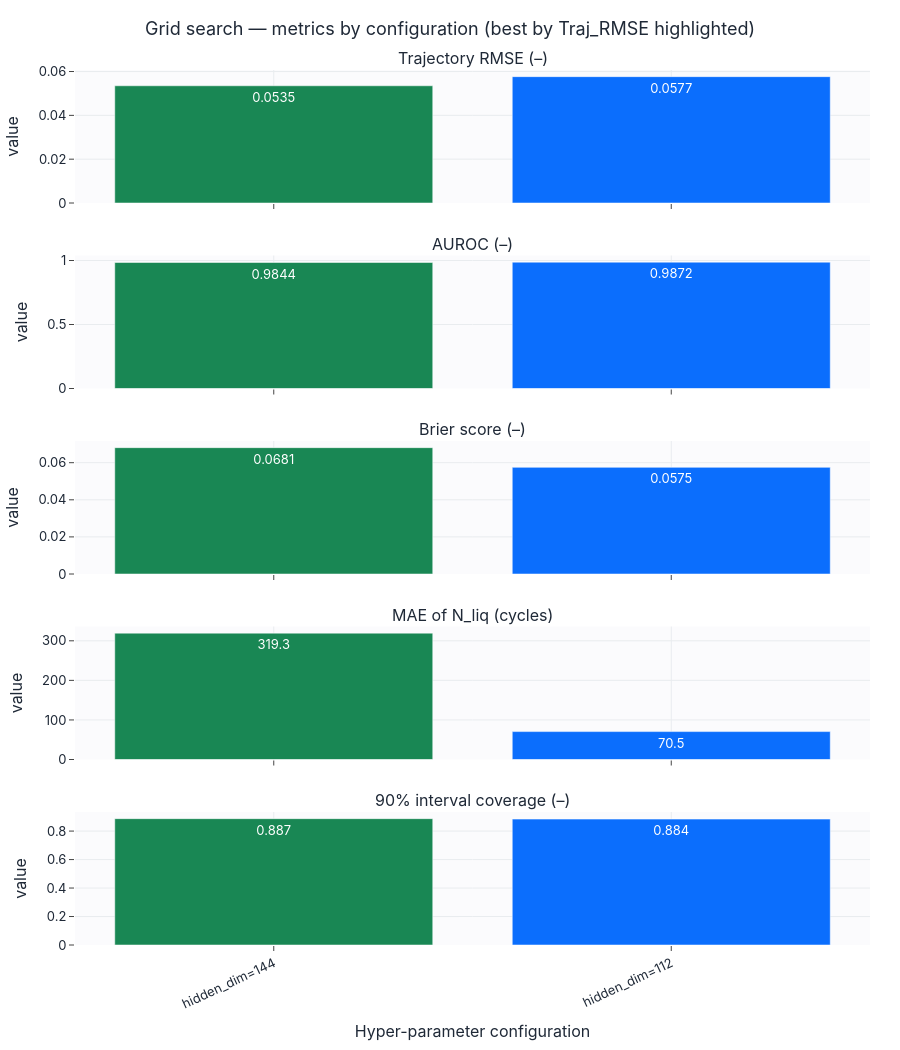

This figure's notebook cell:
### Markdown cell above
## Шаг 1. Grid search и сохранение гиперпараметров

### Code cell
# >>> Метрика, по которой grid search выбирает лучшие гиперпараметры <<<
SELECTION_METRIC = "Traj_RMSE"   # например: "Traj_RMSE", "Brier", "AUROC", "N_liq_MAE", "val_loss"
DASHBOARD_METRICS = ["Traj_RMSE", "AUROC", "Brier", "N_liq_MAE", "Coverage_90"]

fixed = dict(static_dim=static_dim, prefix_dim=prefix_dim, seq_dim=seq_dim, seq_len=config.seq_len,
             prefix_len=config.prefix_len, max_cycle_reference=config.max_cycle_reference,
             use_trigger_head=True, structured_post_event=True, use_crr_damage=True, integrator="euler")
grid = {"hidden_dim": [112, 144]}
res, best = grid_search(lambda p: EVTNeuralSSM(**fixed, **p), grid, gs_train, gs_val,
                        config, device, search_epochs=2, score_metric=SELECTION_METRIC)
print("Selection metric:", SELECTION_METRIC, "| best:", best)
display(english_metric_table(res).round(4))
write_hyperparams(MODELS_DIR, "evt_ssm", {"model_type": "EVTNeuralSSM", "display_name": "EVT-NeuralSSM",
                  "model_kwargs": {**fixed, **best},
                  "search": {"grid": grid, "score_metric": SELECTION_METRIC, "best": best}})
show_grid_dashboard(res, grid, SELECTION_METRIC, DASHBOARD_METRICS, "2_3_grid_search").show()

### Figure 1 — Plotly figure (JSON) as saved in the notebook; plotly's stock layout.template omitted (floating-point values rounded to 4 significant figures)
{"data": [{"marker": {"color": ["#198754", "#0b6efd"]}, "showlegend": false, "text": ["0.0535", "0.0577"], "textposition": "auto", "type": "bar", "x": ["hidden_dim=144", "hidden_dim=112"], "xaxis": "x", "y": [0.0535, 0.05767], "yaxis": "y"}, {"marker": {"color": ["#198754", "#0b6efd"]}, "showlegend": false, "text": ["0.9844", "0.9872"], "textposition": "auto", "type": "bar", "x": ["hidden_dim=144", "hidden_dim=112"], "xaxis": "x2", "y": [0.9844, 0.9872], "yaxis": "y2"}, {"marker": {"color": ["#198754", "#0b6efd"]}, "showlegend": false, "text": ["0.0681", "0.0575"], "textposition": "auto", "type": "bar", "x": ["hidden_dim=144", "hidden_dim=112"], "xaxis": "x3", "y": [0.06812, 0.05749], "yaxis": "y3"}, {"marker": {"color": ["#198754", "#0b6efd"]}, "showlegend": false, "text": ["319.3", "70.5"], "textposition": "auto", "type": "bar", "x": ["hidden_dim=144", "hidden_dim=112"], "xaxis": "x4", "y": [319.3, 70.55], "yaxis": "y4"}, {"marker": {"color": ["#198754", "#0b6efd"]}, "showlegend": false, "text": ["0.887", "0.884"], "textposition": "auto", "type": "bar", "x": ["hidden_dim=144", "hidden_dim=112"], "xaxis": "x5", "y": [0.8874, 0.8842], "yaxis": "y5"}], "layout": {"annotations": [{"font": {"size": 16}, "showarrow": false, "text": "Trajectory RMSE (–)", "x": 0.5, "xanchor": "center", "xref": "paper", "y": 1.0, "yanchor": "bottom", "yref": "paper"}, {"font": {"size": 16}, "showarrow": false, "text": "AUROC (–)", "x": 0.5, "xanchor": "center", "xref": "paper", "y": 0.788, "yanchor": "bottom", "yref": "paper"}, {"font": {"size": 16}, "showarrow": false, "text": "Brier score (–)", "x": 0.5, "xanchor": "center", "xref": "paper", "y": 0.576, "yanchor": "bottom", "yref": "paper"}, {"font": {"size": 16}, "showarrow": false, "text": "MAE of N_liq (cycles)", "x": 0.5, "xanchor": "center", "xref": "paper", "y": 0.364, "yanchor": "bottom", "yref": "paper"}, {"font": {"size": 16}, "showarrow": false, "text": "90% interval coverage (–)", "x": 0.5, "xanchor": "center", "xref": "paper", "y": 0.152, "yanchor": "bottom", "yref": "paper"}], "height": 1050, "title": {"text": "Grid search — metrics by configuration (best by Traj_RMSE highlighted)"}, "xaxis": {"anchor": "y", "domain": [0.0, 1.0], "matches": "x5", "showticklabels": false}, "xaxis2": {"anchor": "y2", "domain": [0.0, 1.0], "matches": "x5", "showticklabels": false}, "xaxis3": {"anchor": "y3", "domain": [0.0, 1.0], "matches": "x5", "showticklabels": false}, "xaxis4": {"anchor": "y4", "domain": [0.0, 1.0], "matches": "x5", "showticklabels": false}, "xaxis5": {"anchor": "y5", "domain": [0.0, 1.0], "tickangle": -25, "title": {"text": "Hyper-parameter configuration"}}, "yaxis": {"anchor": "x", "domain": [0.848, 1.0], "title": {"text": "value"}}, "yaxis2": {"anchor": "x2", "domain": [0.636, 0.788], "title": {"text": "value"}}, "yaxis3": {"anchor": "x3", "domain": [0.424, 0.576], "title": {"text": "value"}}, "yaxis4": {"anchor": "x4", "domain": [0.212, 0.364], "title": {"text": "value"}}, "yaxis5": {"anchor": "x5", "domain": [0.0, 0.152], "title": {"text": "value"}}}}
